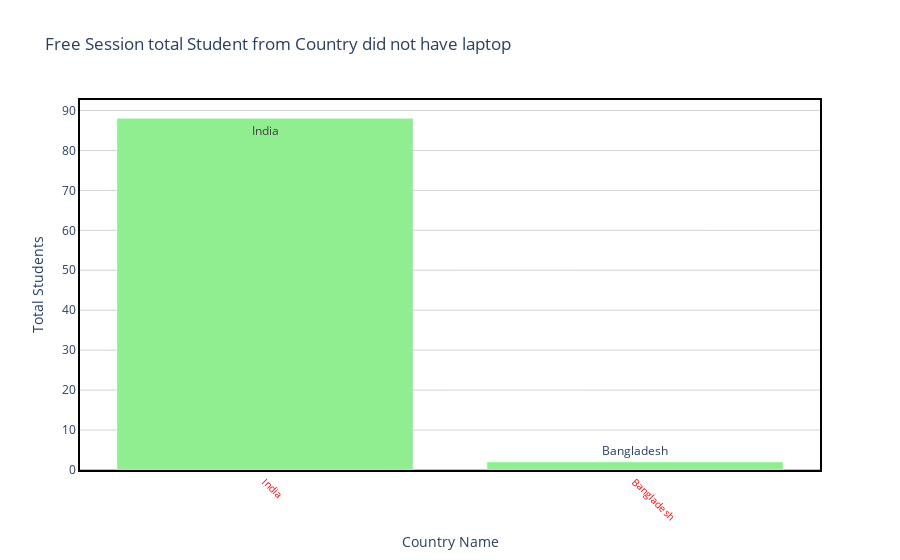

The code cell stored with this chart in its notebook:
### Code cell
draw_trace_bar(no_laptop_country,'Country','no_laptop_counts','Free Session total Student from Country did not have laptop ', 'Country Name','Total Students',"lightgreen")

### Figure 1 — Plotly figure (JSON) as saved in the notebook; plotly's stock layout.template omitted (floating-point values rounded to 4 significant figures)
{"data": [{"marker": {"color": "lightgreen"}, "text": ["India", "Bangladesh"], "type": "bar", "x": ["India", "Bangladesh"], "y": [88, 2]}], "layout": {"hovermode": "closest", "paper_bgcolor": "rgba(0, 0, 0, 0)", "plot_bgcolor": "rgba(0, 0, 0, 0)", "title": {"text": "Free Session total Student from Country did not have laptop "}, "xaxis": {"linecolor": "black", "linewidth": 2, "mirror": true, "showline": true, "showticklabels": true, "tickangle": 45, "tickfont": {"color": "red", "size": 10}, "title": {"text": "Country Name"}, "zeroline": true, "zerolinecolor": "grey", "zerolinewidth": 1}, "yaxis": {"gridcolor": "lightgrey", "linecolor": "black", "linewidth": 2, "mirror": true, "showline": true, "title": {"text": "Total Students"}, "zeroline": true, "zerolinecolor": "grey", "zerolinewidth": 1}}}
